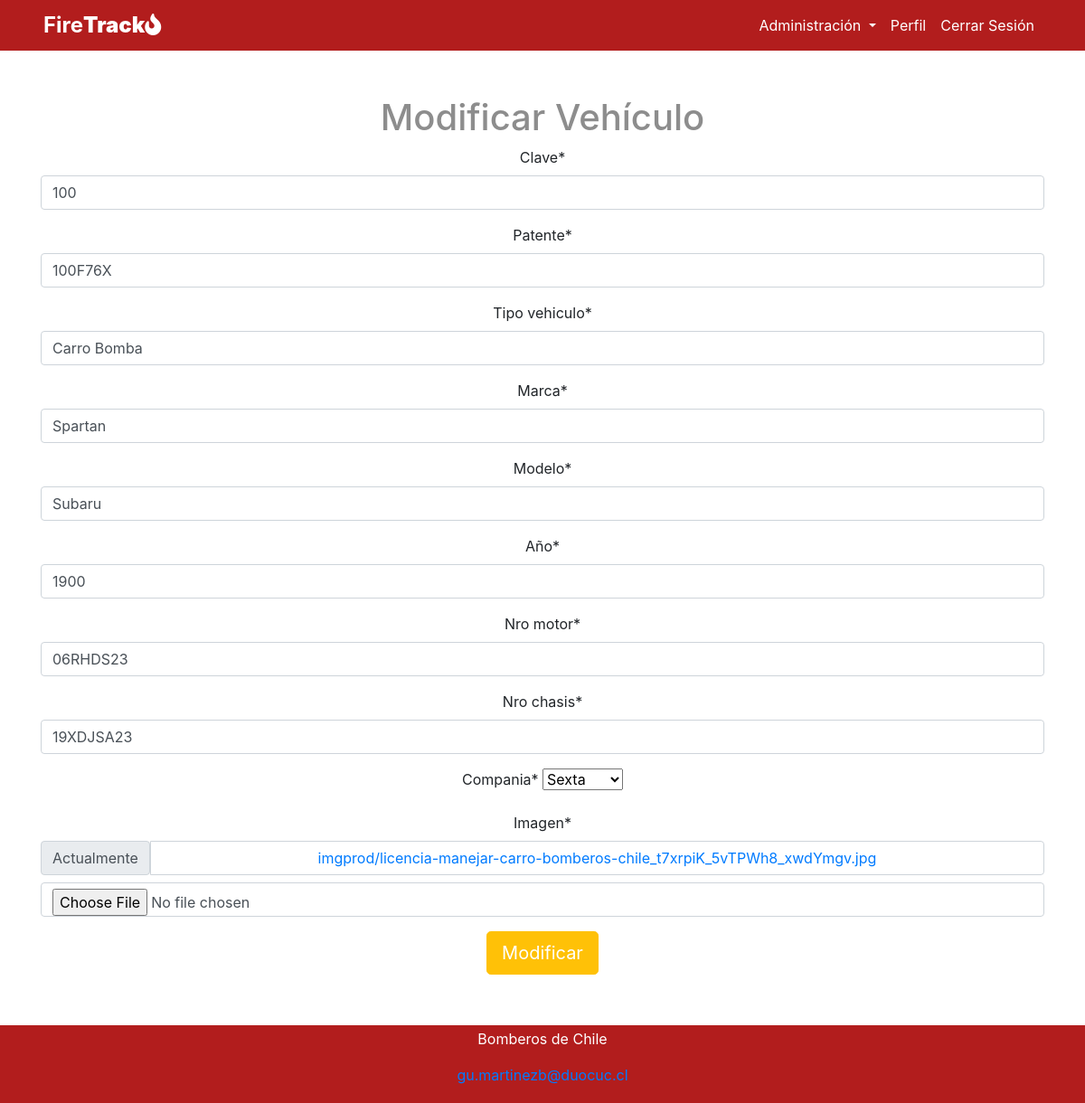
Screenshot of /update_vehiculo/2 (signed in) with the database file from the repository.
### app_bomberos/models.py (models this page shows, shortened)
class AutoBombero(models.Model):
    clave = models.CharField(max_length=20,default="Desconocido")
    patente = models.CharField(max_length=20,default="Desconocido")
    tipo_vehiculo = models.CharField(max_length=50, default="Desconocido")
    marca = models.CharField(max_length=50, default="Desconocido")
    modelo = models.CharField(max_length=50)
    año = models.IntegerField(validators=[MinValueValidator(1900)], default=1900)
    nro_motor = models.CharField(max_length=100, default="Sin especificar")
    nro_chasis = models.CharField(max_length=150, default="Sin especificar")
    compania = models.ForeignKey(Compañia, on_delete=models.SET_NULL, null=True)
    imagen = models.ImageField(upload_to="imgprod", null=True)

### app_bomberos/views.py (the view, shortened to what this page needs)
# urls.py: path('update_vehiculo/<int:id>',views.update_vehiculo,name="update_vehiculo"),
@login_required
def update_vehiculo(request,id):
    prod=get_object_or_404(AutoBombero,pk=id)
    form=frmVehiculoBomberos(instance=prod)
    contexto={
        "form":form
    }
    return render(request,"app_bomberos/update_vehiculo.html",contexto)

### app_bomberos/forms.py
class frmVehiculoBomberos(forms.ModelForm):
    class Meta:
        model = AutoBombero
        fields = '__all__'

### app_bomberos/models.py (called while the page is built)
    def __str__(self):
        return self.nombre_compania

### app_bomberos/templates/app_bomberos/update_vehiculo.html (shortened to what this page needs)
{% extends "app_bomberos/base.html" %}
{% load static %}
{% load crispy_forms_tags %}
{% block content %}
{% if user.is_authenticated and user.is_superuser%}
<div class="container" style="margin-top: 50px;">
    <form class="form" action="" method="post" enctype="multipart/form-data">
    <div>
        <h1 style="color: #8d8d8d;"> Modificar Vehículo</h1>
    </div>
    <form action="">
        <div class="row">
            <div class="col-sm-12">
                <div class="form-group">
                   {{form|crispy}}
                   {% if form %}
                   <input type="submit" value="Modificar" class="btn btn-warning btn-lg text-white">
                   {% endif %}
    </form>
  </div>
{% else %}
  <script>
    window.location.href="/"
  </script>
{% endif %}
{% endblock content %}

### rows the page displays
AutoBombero: clave "100", patente "100F76X", tipo_vehiculo "Carro Bomba", marca "Spartan", modelo "Subaru", año "1900", nro_motor "06RHDS23", nro_chasis "19XDJSA23", compania "Sexta"
